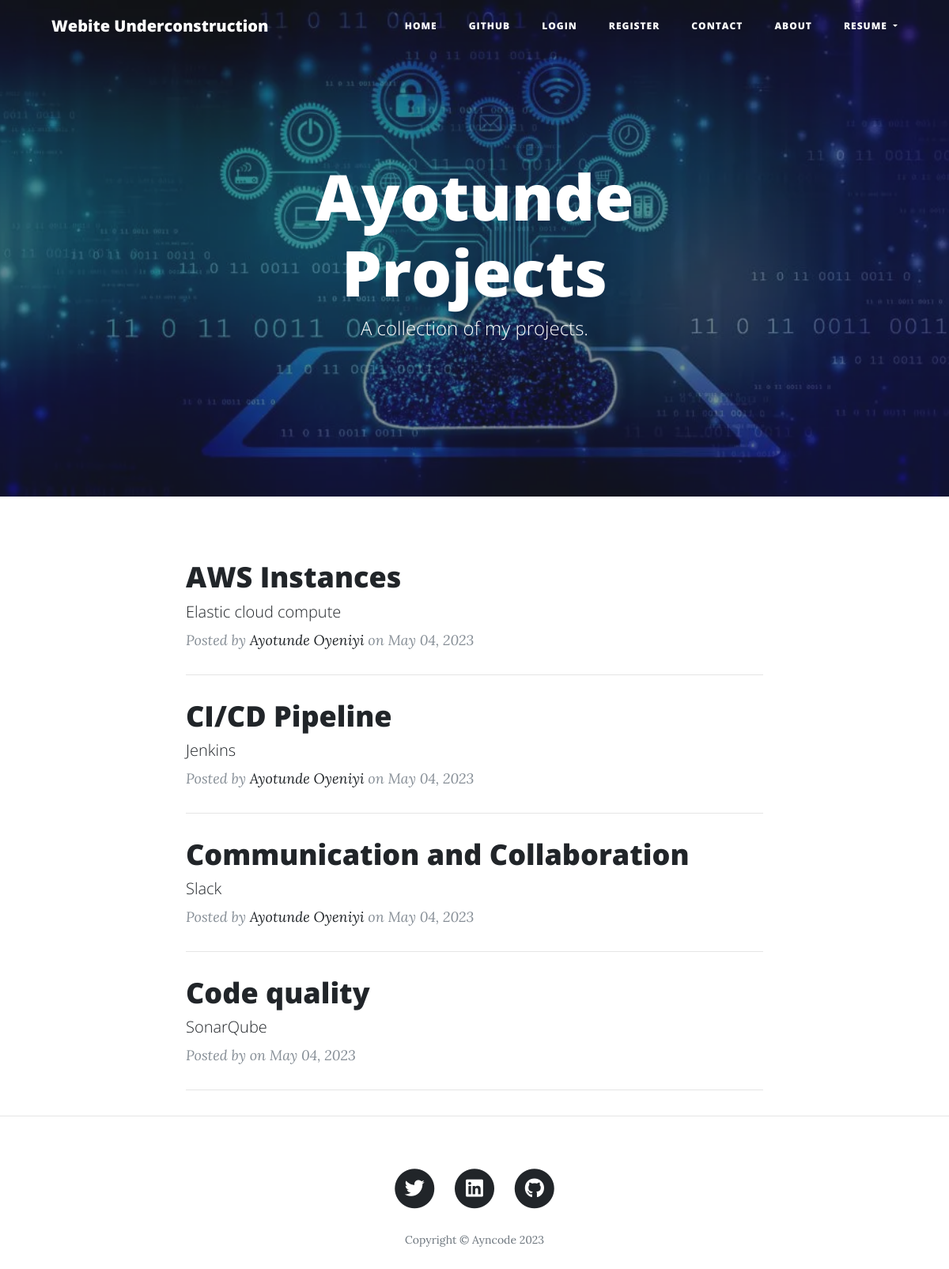
The page / on the database its author committed.
### main.py (models this page shows, shortened)
class BlogPost(db.Model):
    __tablename__ = "blog_posts"
    id = db.Column(db.Integer, primary_key=True)
    author_id = db.Column(db.Integer, db.ForeignKey('users.id'))
    author = relationship("Users", back_populates="posts")
    title = db.Column(db.String(250), unique=True, nullable=False)
    subtitle = db.Column(db.String(250), nullable=False)
    date = db.Column(db.String(250), nullable=False)
    body = db.Column(db.Text, nullable=False)
    img_url = db.Column(db.String(250), nullable=False)
    comments = relationship("Comment", back_populates="parent_post")

class Users(UserMixin,db.Model):
    __tablename__ = "users"
    id = db.Column(db.Integer, primary_key=True)
    email = db.Column(db.String(250),unique=True ,nullable=False)
    password = db.Column(db.String(250),  nullable=False)
    name = db.Column(db.String(250), nullable=False)
    posts = relationship("BlogPost", back_populates="author")
    comments = relationship("Comment",back_populates="comment_author")

### main.py (the view)
@app.route('/')
def get_all_posts():
    posts = BlogPost.query.all()
    return render_template("index.html", all_posts=posts,logged_in=current_user.is_authenticated)

### templates/index.html (shortened to what this page needs)
{% include "header.html" %}
  <header class="masthead" style="background-image: url('{{ url_for('static', filename='img/home-image.jpg')}}')">
    <div class="overlay"></div>
    <div class="container">
      <div class="row">
        <div class="col-lg-8 col-md-10 mx-auto">
          <div class="site-heading">
            <h1>Ayotunde Projects</h1>
            <span class="subheading">A collection of my projects.</span>
          </div>
        </div>
      </div>
    </div>
  </header>
  <div class="container">
    <div class="row">
      <div class="col-lg-8 col-md-10 mx-auto">
        {% for post in all_posts %}
        <div class="post-preview">
          <a href="{{ url_for('show_post', post_id=post.id) }}">
            <h4 class="post-title">
              {{post.title}}
            </h4>
            <h5 class="post-subtitle">
              {{post.subtitle}}
            </h5>
          </a>
          <p class="post-meta">Posted by
            <a href="#">{{post.author.name}}</a>
            on {{post.date}}
          </p>
        </div>
        <hr>
        {% endfor %}
      </div>
    </div>
  </div>
  <hr>
{% include "footer.html" %}

### templates/header.html (shortened to what this page needs)
<!DOCTYPE html>
<html lang="en">
<head>
  <link href="{{ url_for('static', filename='vendor/bootstrap/css/bootstrap.min.css') }}" rel="stylesheet">
<link rel="stylesheet" href="https://cdn.jsdelivr.net/npm/bootstrap@4.5.3/dist/css/bootstrap.min.css">
  <link href="{{ url_for('static', filename='vendor/fontawesome-free/css/all.min.css')}}" rel="stylesheet" type="text/css">
  <link href="{{ url_for('static', filename='css/clean-blog.min.css')}}" rel="stylesheet">
  <link rel="stylesheet" href="https://cdnjs.cloudflare.com/ajax/libs/font-awesome/6.0.0/css/all.min.css" />
</head>
<body>
  <nav class="navbar navbar-expand-lg navbar-light fixed-top" id="mainNav">
    <div class="container">
      <a class="navbar-brand" href="{{url_for('get_all_posts')}}">Webite Underconstruction</a>
      <div class="collapse navbar-collapse" id="navbarResponsive">
        <ul class="navbar-nav ml-auto">
          <li class="nav-item">
            <a class="nav-link" href="{{ url_for('get_all_posts') }}">Home</a>
          </li>
          <li class="nav-item">
            <a class="nav-link" href="https://github.com/ay1ncode">GITHUB</a>
          </li>
           {%if not logged_in:%}
          <li class="nav-item">
            <a class="nav-link" href="{{ url_for('login') }}">Login</a>
          </li>
          <li class="nav-item">
            <a class="nav-link" href="{{ url_for('register') }}">Register</a>
          </li>
          <li class="nav-item">
            <a class="nav-link" href="{{ url_for('contact') }}">Contact</a>
          </li>
            <li class="nav-item">
            <a class="nav-link" href="{{ url_for('about') }}">About</a>
          </li>
          <li class="nav-item dropdown">
          <a class="nav-link dropdown-toggle" href="#" id="navbarDropdownMenuLink" data-toggle="dropdown" aria-haspopup="true" aria-expanded="false">
            Resume
          </a>
        </li>
        </ul>
        {%endif%}
      </div>
    </div>
  </nav>

### templates/footer.html (shortened to what this page needs)
  <footer>
    <div class="container">
      <div class="row">
        <div class="col-lg-8 col-md-10 mx-auto">
          <ul class="list-inline text-center">
            <li class="list-inline-item">
              <a href="https://twitter.com/ayncode">
                <span class="fa-stack fa-lg">
                  <i class="fas fa-circle fa-stack-2x"></i>
                  <i class="fab fa-twitter fa-stack-1x fa-inverse"></i>
                </span>
              </a>
            </li>
            <li class="list-inline-item">
              <a href="https://www.linkedin.com/in/ayotunde-oyeniyi-515aab5a/">
                <span class="fa-stack fa-lg">
                  <i class="fas fa-circle fa-stack-2x"></i>
                  <i class="fab fa-linkedin fa-stack-1x fa-inverse"></i>
                </span>
              </a>
            </li>
            <li class="list-inline-item">
              <a href="https://github.com/ay1ncode">
                <span class="fa-stack fa-lg">
                  <i class="fas fa-circle fa-stack-2x"></i>
                  <i class="fab fa-github fa-stack-1x fa-inverse"></i>
                </span>
              </a>
            </li>
          </ul>
          <p class="copyright text-muted">Copyright &copy; Ayncode 2023</p>
        </div>
      </div>
    </div>
  </footer>
</body>
</html>

### rows shown on the page
BlogPost: title "AWS Instances", subtitle "Elastic cloud compute", author.name "Ayotunde Oyeniyi", date "May 04, 2023"
BlogPost: title "CI/CD Pipeline", subtitle "Jenkins", author.name "Ayotunde Oyeniyi", date "May 04, 2023"
BlogPost: title "Communication and Collaboration", subtitle "Slack", author.name "Ayotunde Oyeniyi", date "May 04, 2023"
BlogPost: title "Code quality", subtitle "SonarQube", date "May 04, 2023"
